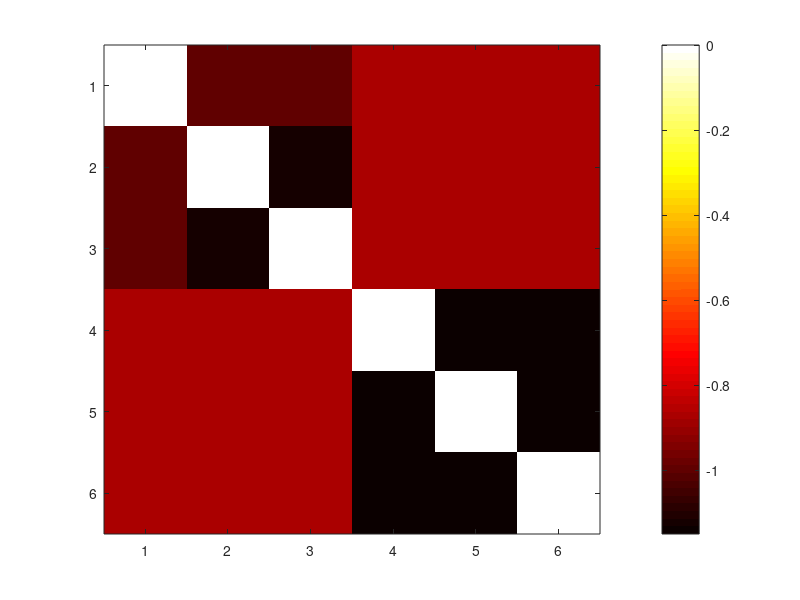
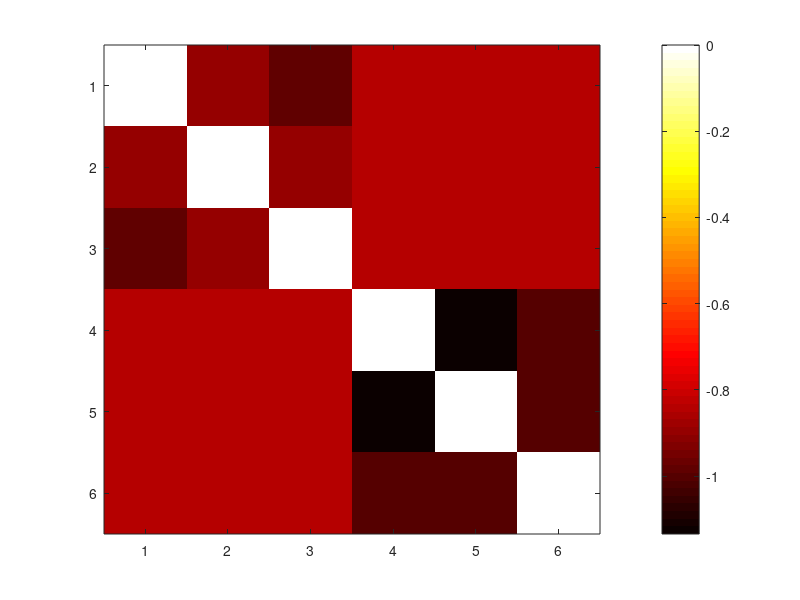
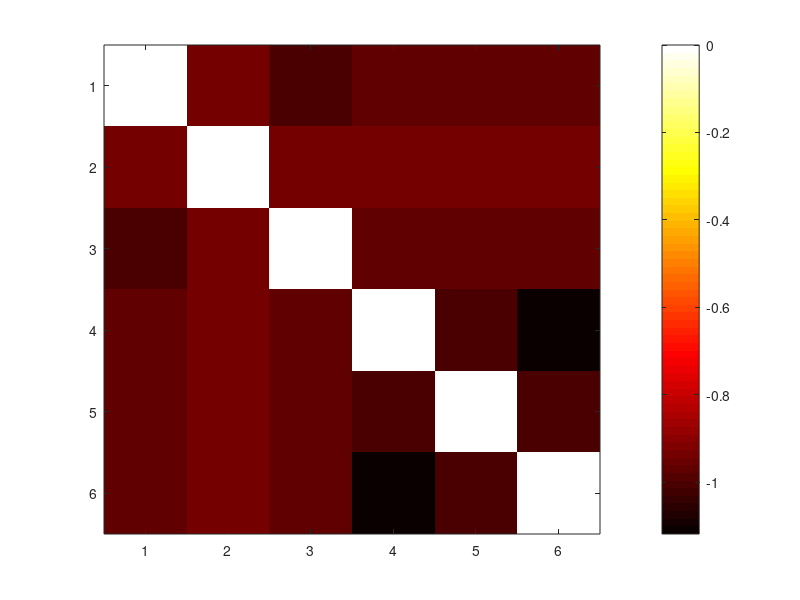

Reproduce these figures in MATLAB, in order. (Note: this script raises an error after producing the figures.)
clc;clear all;close all
addpath F:\Energy_landscape\code\energy-landscape-analysis-master
load minimum_path_cost.mat
%% plot figure 5A
figure;imagesc(Base_Cost);colorbar('Limits',[-1.155,0]);colormap('hot')
figure;imagesc(F_Cost);colorbar('Limits',[-1.155,0]);colormap('hot')
figure;imagesc(O_Cost);colorbar('Limits',[-1.155,0]);colormap('hot')
%%
Base_s2d_energy = abs(sum(Base_Cost))';
F_s2d_energy = abs(sum(F_Cost))';
O_s2d_energy = abs(sum(O_Cost))';
Nnum = 6;
for i = 1:Nnum
    for j = 1:Nnum
        Base_path_length(i,j) = length(Base_Path{i,j});  
        F_path_length(i,j) = length(F_Path{i,j});  
        O_path_length(i,j) = length(O_Path{i,j});  
        
        
    end
end
Base_path_length =Base_path_length-eye(6);
F_path_length = F_path_length-eye(6);
O_path_length = O_path_length-eye(6);
m_base_path = sum(sum(Base_path_length))./30;
m_F_path = sum(sum(F_path_length))./30;
m_O_path = sum(sum(O_path_length))./30;



%% plot figure 6A
Base_exam = Base_Path{2,5};
mfunc_ActivityMap(vectorList, Base_exam);
h = figure(103);print(h,'Baseline_2to5.jpg','-r300','-djpeg');
F_exam = F_Path{2,5};
mfunc_ActivityMap(vectorList, F_exam);
h = figure(103);print(h,'postFRO_2to5.jpg','-r300','-djpeg');
O_exam = O_Path{2,5};
mfunc_ActivityMap(vectorList, O_exam);
h = figure(103);print(h,'postOCC_2to5.jpg','-r300','-djpeg');
%% plot figure 6B
Base_exam = Base_Path{4,1};
mfunc_ActivityMap(vectorList, Base_exam);
h = figure(103);print(h,'Baseline_4to1.jpg','-r300','-djpeg');
F_exam = F_Path{4,1};
mfunc_ActivityMap(vectorList, F_exam);
h = figure(103);print(h,'postFRO_4to1.jpg','-r300','-djpeg');
O_exam = O_Path{4,1};
mfunc_ActivityMap(vectorList, O_exam);
h = figure(103);print(h,'postOCC_4to1.jpg','-r300','-djpeg');
%% plot figure 6C
Base_exam = Base_Path{2,6};
mfunc_ActivityMap(vectorList, Base_exam);
h = figure(103);print(h,'Baseline_2to6.jpg','-r300','-djpeg');
F_exam = F_Path{2,6};
mfunc_ActivityMap(vectorList, F_exam);
h = figure(103);print(h,'postFRO_2to6.jpg','-r300','-djpeg');
O_exam = O_Path{2,6};
mfunc_ActivityMap(vectorList, O_exam);
h = figure(103);print(h,'postOCC_2to6.jpg','-r300','-djpeg');